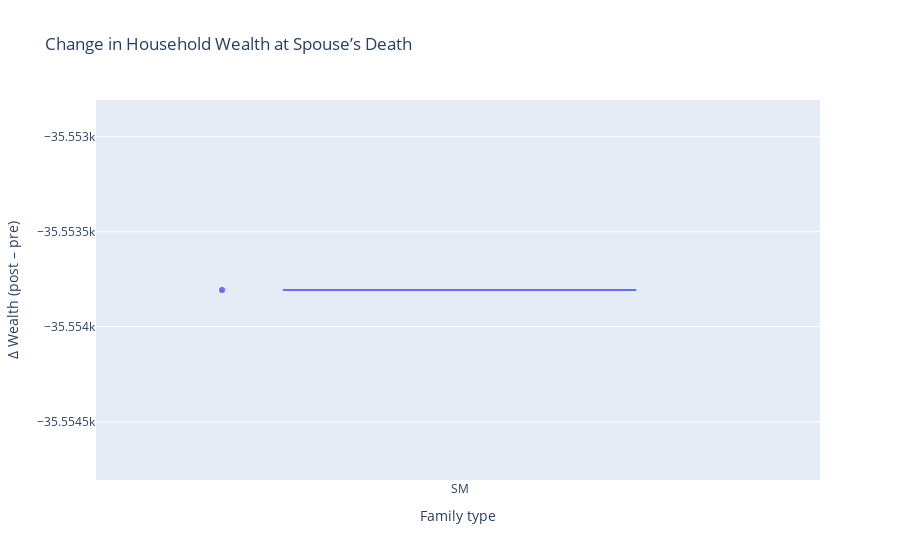

Notebook code for this chart:
### Code cell
demo = demo.sort_values(['hid','t'])

# find, for each household, the row where death==True
deaths = demo[demo.death].copy()

# lookup the prior wave's wealth
prior = demo.groupby('hid').shift(1)
deaths['wealth_before'] = prior.loc[deaths.index, 'wealth']

# compute the jump
deaths['delta_wealth'] = deaths['wealth'] - deaths['wealth_before']

# now a box‐plot by family
fig = px.box(
    deaths,
    x='family',
    y='delta_wealth',
    points='all',
    title="Change in Household Wealth at Spouse’s Death",
    labels={'delta_wealth':'Δ Wealth (post – pre)','family':'Family type'}
)
fig.show()

### Figure 1 — Plotly figure (JSON) as saved in the notebook; plotly's stock layout.template omitted (floating-point values rounded to 4 significant figures)
{"data": [{"alignmentgroup": "True", "boxpoints": "all", "hovertemplate": "Family type=%{x}<br>Δ Wealth (post – pre)=%{y}<extra></extra>", "legendgroup": "", "marker": {"color": "#636efa"}, "name": "", "notched": false, "offsetgroup": "", "orientation": "v", "showlegend": false, "type": "box", "x": ["SM", "SM", "SM"], "x0": " ", "xaxis": "x", "y": [-35550.0, null, null], "y0": " ", "yaxis": "y"}], "layout": {"boxmode": "group", "legend": {"tracegroupgap": 0}, "title": {"text": "Change in Household Wealth at Spouse’s Death"}, "xaxis": {"anchor": "y", "domain": [0, 1], "title": {"text": "Family type"}}, "yaxis": {"anchor": "x", "domain": [0, 1], "title": {"text": "Δ Wealth (post – pre)"}}}}
